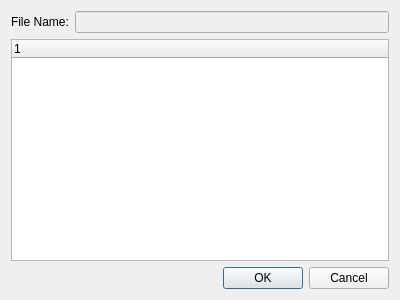
<?xml version="1.0" encoding="UTF-8"?>
<ui version="4.0">
 <class>NTowel42MediaUtils::CSetMKVTags</class>
 <widget class="QDialog" name="NTowel42MediaUtils::CSetMKVTags">
  <property name="geometry">
   <rect>
    <x>0</x>
    <y>0</y>
    <width>400</width>
    <height>300</height>
   </rect>
  </property>
  <property name="windowTitle">
   <string>Set Tags</string>
  </property>
  <layout class="QFormLayout" name="formLayout">
   <item row="0" column="0">
    <widget class="QLabel" name="label">
     <property name="text">
      <string>File Name:</string>
     </property>
    </widget>
   </item>
   <item row="0" column="1">
    <widget class="QLineEdit" name="fileName">
     <property name="enabled">
      <bool>false</bool>
     </property>
     <property name="readOnly">
      <bool>true</bool>
     </property>
    </widget>
   </item>
   <item row="1" column="0" colspan="2">
    <widget class="QTreeWidget" name="tags">
     <column>
      <property name="text">
       <string notr="true">1</string>
      </property>
     </column>
    </widget>
   </item>
   <item row="2" column="0" colspan="2">
    <widget class="QDialogButtonBox" name="buttonBox">
     <property name="orientation">
      <enum>Qt::Horizontal</enum>
     </property>
     <property name="standardButtons">
      <set>QDialogButtonBox::Cancel|QDialogButtonBox::Ok</set>
     </property>
    </widget>
   </item>
  </layout>
 </widget>
 <resources/>
 <connections>
  <connection>
   <sender>buttonBox</sender>
   <signal>accepted()</signal>
   <receiver>NTowel42MediaUtils::CSetMKVTags</receiver>
   <slot>accept()</slot>
   <hints>
    <hint type="sourcelabel">
     <x>248</x>
     <y>254</y>
    </hint>
    <hint type="destinationlabel">
     <x>157</x>
     <y>274</y>
    </hint>
   </hints>
  </connection>
  <connection>
   <sender>buttonBox</sender>
   <signal>rejected()</signal>
   <receiver>NTowel42MediaUtils::CSetMKVTags</receiver>
   <slot>reject()</slot>
   <hints>
    <hint type="sourcelabel">
     <x>316</x>
     <y>260</y>
    </hint>
    <hint type="destinationlabel">
     <x>286</x>
     <y>274</y>
    </hint>
   </hints>
  </connection>
 </connections>
</ui>
